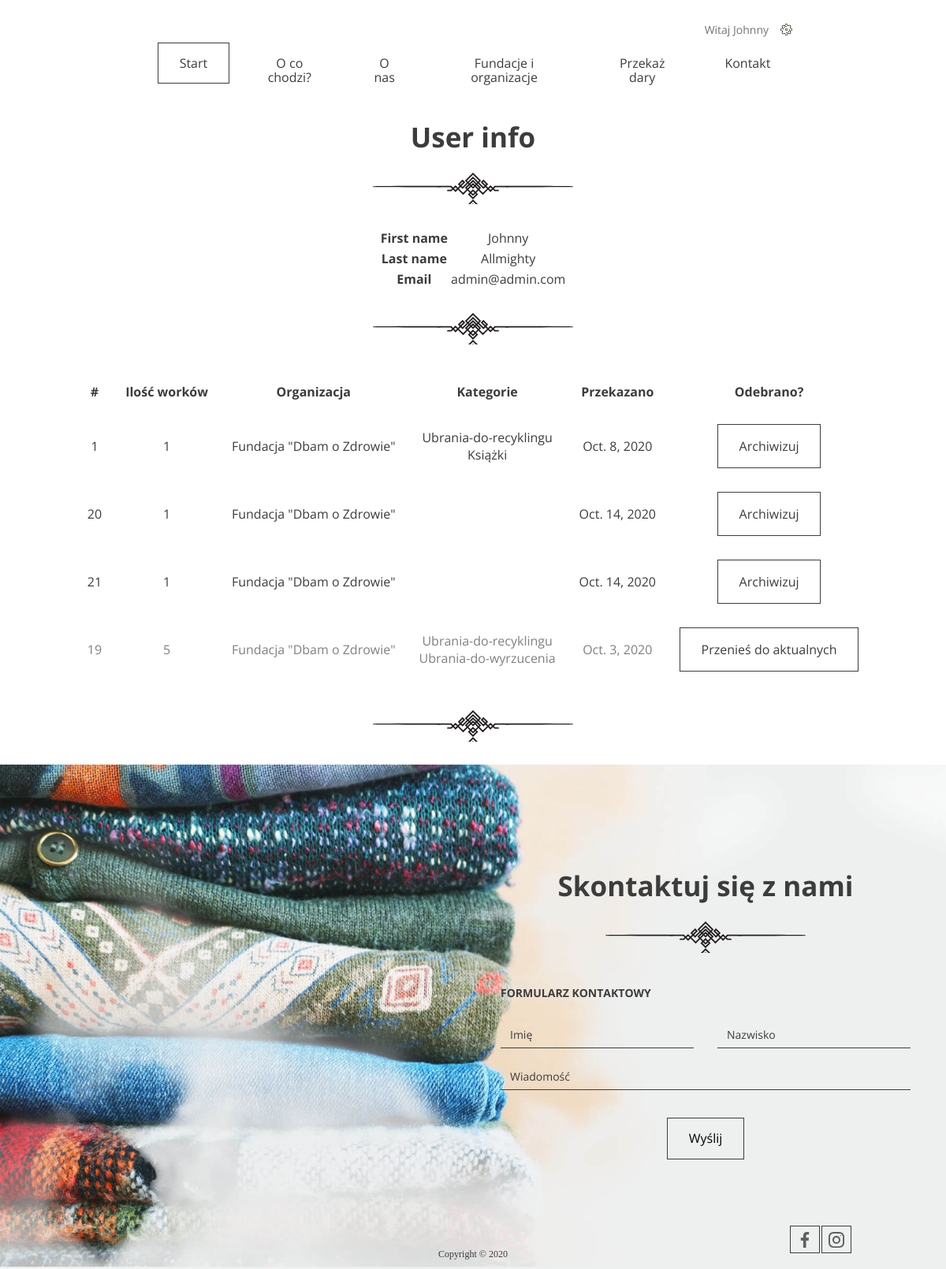
The app's page /profile/ (signed in), older data.
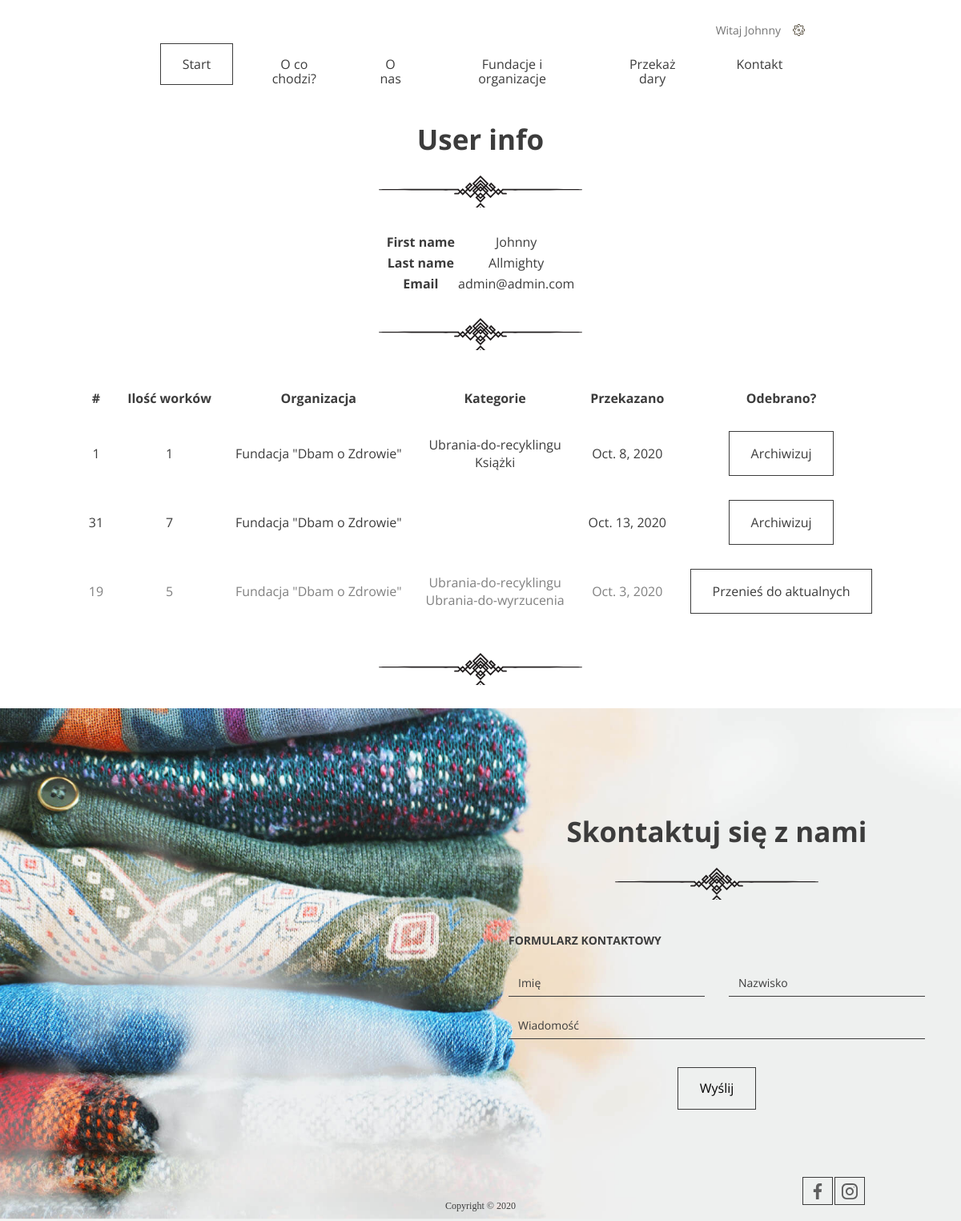
The same page, newer data.
### giveaway/models.py (models this page shows, shortened)
class User(AbstractUser):
    username = None
    email = models.EmailField(_('email address'), unique=True)
    USERNAME_FIELD = 'email'
    REQUIRED_FIELDS = []
    objects = UserManager()

class Donation(models.Model):
    quantity = models.IntegerField(default=1)
    categories = models.ManyToManyField(Category, related_name='donations')
    institution = models.ForeignKey(Institution, on_delete=models.CASCADE)
    address = models.CharField(max_length=200)
    city = models.CharField(max_length=150)
    zip_code = models.IntegerField()
    phone = models.IntegerField()
    pick_up_date = models.DateField()
    pick_up_time = models.TimeField()
    pick_up_comment = models.TextField()
    is_taken = models.BooleanField(default=False)
    user = models.ForeignKey(User, on_delete=models.CASCADE, null=True, default=None)

class Institution(models.Model):
    name = models.CharField(max_length=200)
    description = models.TextField()
    type = models.IntegerField(choices=TYPES, default=0)
    categories = models.ManyToManyField(Category, related_name='institutions')

class Category(models.Model):
    name = models.CharField(max_length=150)

### giveaway/views.py (the view)
# urls.py: path('profile/', ProfileView.as_view(), name='profile'),
class ProfileView(LoginRequiredMixin, TemplateView):
    template_name = "profile.html"
    def get_context_data(self, **kwargs):
        context = super().get_context_data(**kwargs)
        context["user_donations"] = Donation.objects.filter(
            Q(user=self.request.user) & Q(is_taken=False))
        context["user_archived_donations"] = Donation.objects.filter(
            Q(user=self.request.user) & Q(is_taken=True))
        return context

### giveaway/templates/profile.html (shortened to what this page needs)
{% extends 'base.html' %}
{%load static%}
{% block header %}
<header class="header">
    {% include 'navigation.html' %}
</header>
{%endblock%}
{% block content %}
<div>
    <div class="contact">
        <h2>User info</h2>
        <table class="center">
            <thead>
                <tr>
                    <th>First name</th>
                    <td>{{user.first_name}}</th>
                </tr>
            </thead>
            <tbody>
                <tr>
                    <th>Last name</td>
                    <td>{{user.last_name}}</td>
                </tr>
                <tr>
                    <th>Email</td>
                    <td>{{user.email}}</td>
                </tr>
            </tbody>
        </table>
        <h2></h2>
        <table class='center' CELLSPACING=10 CELLPADDING=10>
            <thead>
                <tr>
                    <th>#</th>
                    <th>Ilość worków</th>
                    <th>Organizacja</th>
                    <th>Kategorie</th>
                    <th>Przekazano</th>
                    <th>Odebrano?</th>
                </tr>
            </thead>
            <tbody>
                {% for donation in user_donations %}
                <tr>
                    <td> {{donation.pk}} </td>
                    <td> {{donation.quantity}} </td>
                    <td> {{donation.institution.name}} </td>
                    <td> {%for cat in donation.categories.all %}{% if forloop.last %}{{cat.name}}{%else%}{{cat.name}}<br>{%endif%}{%endfor%} </td>
                    <td> {{donation.pick_up_date}} </td>
                    <td> <a href="{% url 'archive-donation' donation.pk%}" class="btn">Archiwizuj</a> </td>
                </tr>
                {% endfor %}
                {% for donation in user_archived_donations %}
                <tr style="color: grey;">
                    <td> {{donation.pk}} </td>
                    <td> {{donation.quantity}} </td>
                    <td> {{donation.institution.name}} </td>
                    <td> {%for cat in donation.categories.all %}{% if forloop.last %}{{cat.name}}{%else%}{{cat.name}}<br>{%endif%}{%endfor%} </td>
                    <td> {{donation.pick_up_date}} </td>
                    <td> <a href="{% url 'archive-donation' donation.pk%}" class="btn">Przenieś do aktualnych</a> </td>
                </tr>
                {% endfor %}
            </tbody>
        </table>
        <h2></h2>
    </div>
</div>
{% endblock content %}

### giveaway/templates/base.html (shortened to what this page needs)
{%load static%}
<html lang="pl">
<head>
    <link rel="stylesheet" href="{% static 'css/style.css' %}" />
</head>
<body>
    {% block header %}
    {% endblock header %}
    {% block content %}
    {% endblock content %}
    {% include 'footer.html' %}
</body>
</html>

### giveaway/templates/navigation.html (shortened to what this page needs)
      <nav class="container container--70">
        <ul class="nav--actions">
          {% if user.is_authenticated %}
            <li class="logged-user">
              Witaj {{ user.first_name }}
            </li>
          {% else %}
          <li><a href="{% url 'login' %}" class="btn btn--small btn--without-border">Zaloguj</a></li>
          <li><a href="{% url 'register' %}#register" class="btn btn--small btn--highlighted">Załóż konto</a></li>
          {% endif %}
        </ul>
        <ul>
          <li><a href="{% url 'main' %}" class="btn btn--without-border active">Start</a></li>
          <li><a href="{% url 'main' %}#steps" class="btn btn--without-border">O co chodzi?</a></li>
          <li><a href="{% url 'main' %}#about-us" class="btn btn--without-border">O nas</a></li>
          <li><a href="{% url 'main' %}#help" class="btn btn--without-border">Fundacje i organizacje</a></li>
          <li><a href="{% url 'add-donation' %}" class="btn btn--without-border">Przekaż dary</a></li>
          <li><a href="#contact" class="btn btn--without-border">Kontakt</a></li>
        </ul>
      </nav>

### giveaway/templates/footer.html
    <footer>
      <div id="contact" class="contact">
        <h2>Skontaktuj się z nami</h2>
        <h3>Formularz kontaktowy</h3>
        <form class="form--contact">
          <div class="form-group form-group--50"><input type="text" name="name" placeholder="Imię" /></div>
          <div class="form-group form-group--50"><input type="text" name="surname" placeholder="Nazwisko" /></div>
          <div class="form-group"><textarea name="message" placeholder="Wiadomość" rows="1"></textarea></div>
          <button class="btn" type="submit">Wyślij</button>
        </form>
      </div>
      <div class="bottom-line">
        <span class="bottom-line--copy">Copyright &copy; 2020</span>
        <div class="bottom-line--icons">
          <a href="#" class="btn btn--small"><img src="images/icon-facebook.svg"/></a>
          <a href="#" class="btn btn--small"><img src="images/icon-instagram.svg"/></a>
        </div>
      </div>
    </footer>

Row changes from the older to the newer data that the page shows:
removed Donation: pk "20", quantity "1", institution.name "Fundacja \"Dbam o Zdrowie\"", pick_up_date "Oct. 14, 2020", shown under "User info"
removed Donation: pk "21", quantity "1", institution.name "Fundacja \"Dbam o Zdrowie\"", pick_up_date "Oct. 14, 2020", shown under "User info"
added Donation: pk "31", quantity "7", institution.name "Fundacja \"Dbam o Zdrowie\"", pick_up_date "Oct. 13, 2020", shown under "User info"
